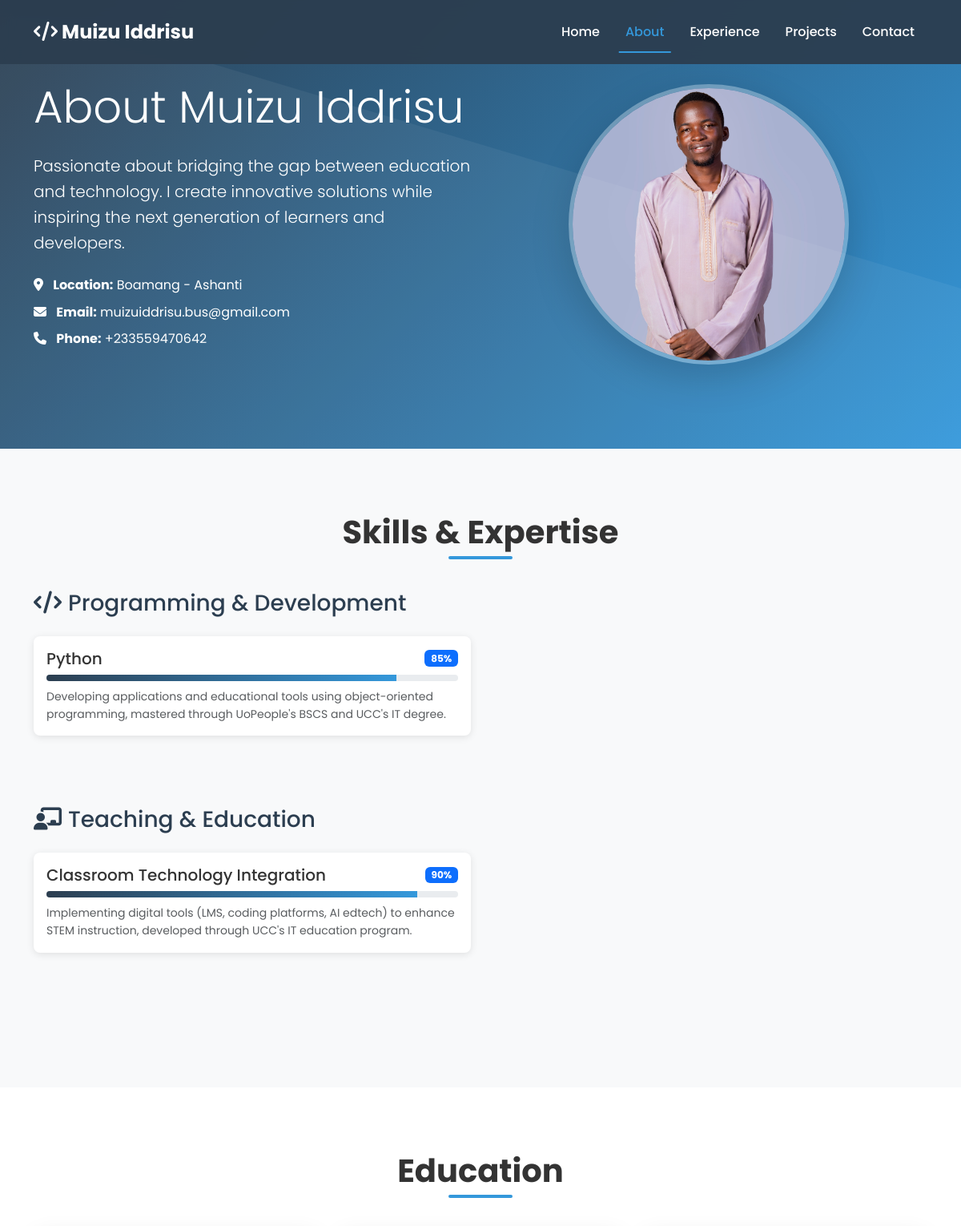
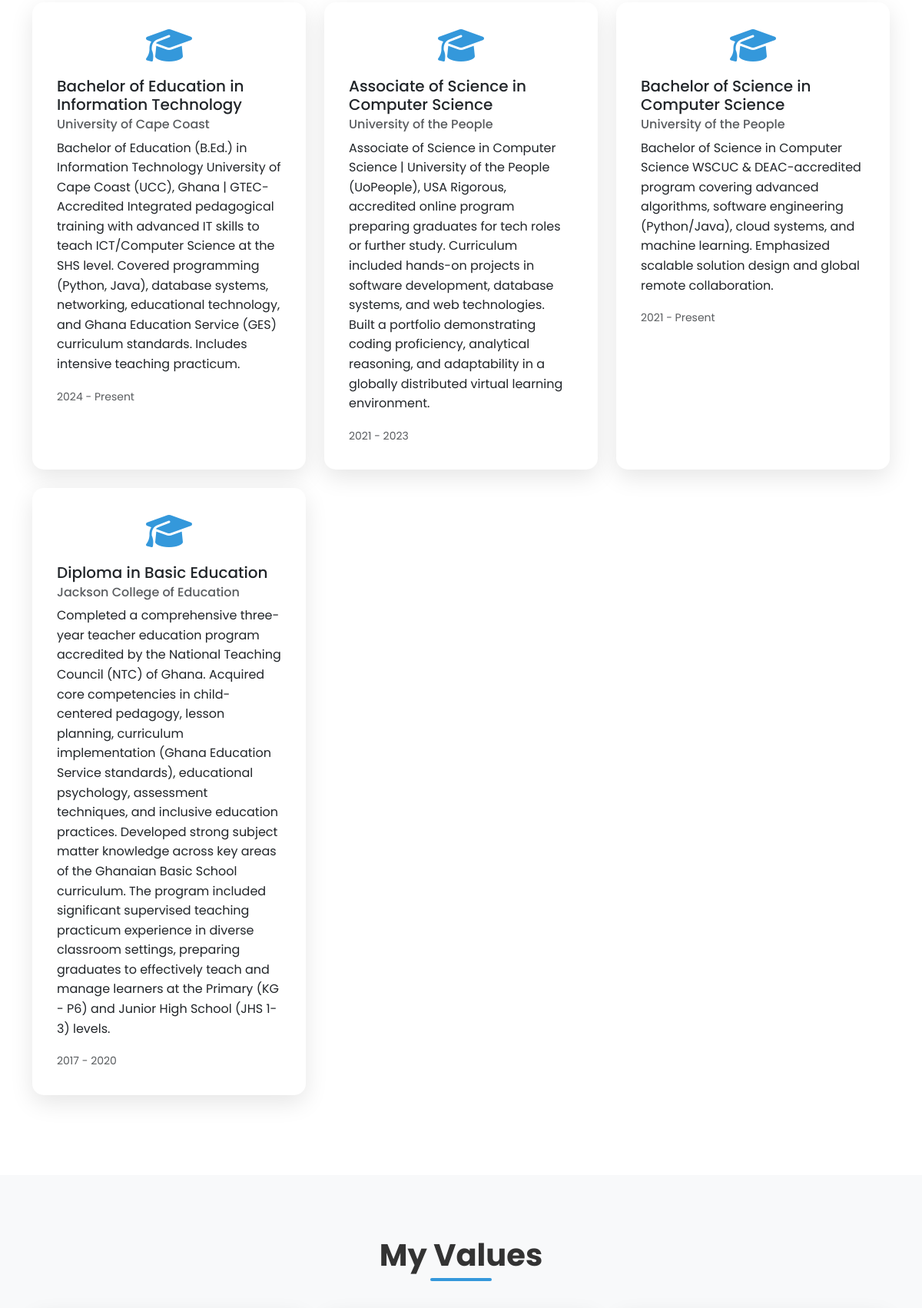
The page /about/ (upper part) on the database its author committed (2 pictures, top to bottom).
### portfolio/models.py (models this page shows, shortened)
class Profile(models.Model):
    name = models.CharField(max_length=100)
    title = models.CharField(max_length=200)
    bio = models.TextField()
    email = models.EmailField()
    phone = models.CharField(max_length=20, blank=True)
    location = models.CharField(max_length=100, blank=True)
    profile_image = models.ImageField(upload_to='profile/', blank=True)
    created_at = models.DateTimeField(default=timezone.now)

class Skill(models.Model):
    SKILL_CATEGORIES = [
        ('programming', 'Programming'),
        ('teaching', 'Teaching'),
        ('academic', 'Academic'),
        ('other', 'Other'),
    ]
    name = models.CharField(max_length=100)
    category = models.CharField(max_length=20, choices=SKILL_CATEGORIES, default='other')
    proficiency = models.IntegerField(default=50, help_text="Proficiency level (0-100)")
    description = models.TextField(blank=True)

class Education(models.Model):
    degree = models.CharField(max_length=200)
    institution = models.CharField(max_length=200)
    field_of_study = models.CharField(max_length=200)
    start_date = models.DateField()
    end_date = models.DateField(blank=True, null=True)
    is_current = models.BooleanField(default=False)
    gpa = models.DecimalField(max_digits=3, decimal_places=2, blank=True, null=True)
    description = models.TextField(blank=True)
    class Meta:
        ordering = ['-start_date']

### portfolio/views.py (the view)
# urls.py: path('about/', views.about, name='about'),
def about(request):
    try:
        profile = Profile.objects.first()
    except Profile.DoesNotExist:
        profile = None
    skills = Skill.objects.all().order_by('category', 'name')
    education = Education.objects.all()
    context = {
        'profile': profile,
        'skills': skills,
        'education': education,
    }
    return render(request, 'portfolio/about.html', context)

### portfolio/templates/portfolio/about.html (shortened to what this page needs)
{% extends 'portfolio/base.html' %}
{% load static %}
{% block content %}
<section class="hero-section" style="background: linear-gradient(135deg, var(--primary-color) 0%, var(--secondary-color) 100%); color: white; padding: 100px 0;">
    <div class="container">
        <div class="row align-items-center">
            <div class="col-lg-6">
                <div class="about-content">
                    <h1 class="display-4 mb-4">About {{ profile.name|default:"Muizu Iddrisu" }}</h1>
                    <p class="lead mb-4">
                        {{ profile.bio|default:"Passionate about bridging the gap between education and technology. I create innovative solutions while inspiring the next generation of learners and developers." }}
                    </p>
                    {% if profile.location %}
                    <p class="mb-2">
                        <i class="fas fa-map-marker-alt me-2"></i>
                        <strong>Location:</strong> {{ profile.location }}
                    </p>
                    {% endif %}
                    {% if profile.email %}
                    <p class="mb-2">
                        <i class="fas fa-envelope me-2"></i>
                        <strong>Email:</strong> {{ profile.email }}
                    </p>
                    {% endif %}
                    {% if profile.phone %}
                    <p class="mb-4">
                        <i class="fas fa-phone me-2"></i>
                        <strong>Phone:</strong> {{ profile.phone }}
                    </p>
                    {% endif %}
                </div>
            </div>
            <div class="col-lg-6">
                <div class="about-image text-center">
                    {% if profile.profile_image %}
                        <img src="{{ profile.profile_image.url }}"
                             alt="{{ profile.name }}"
                             class="img-fluid rounded-circle shadow-lg"
                             style="width: 350px; height: 350px; object-fit: cover; border: 5px solid rgba(255,255,255,0.3);">
                    {% else %}
                        <img src="{% static 'images/student_placeholder.jpg' %}"
                             alt="{{ profile.name|default:'Muizu Iddrisu' }}"
                             class="img-fluid rounded-circle shadow-lg"
                             style="width: 350px; height: 350px; object-fit: cover; border: 5px solid rgba(255,255,255,0.3);">
                    {% endif %}
                </div>
            </div>
        </div>
    </div>
</section>
<section class="section" style="background: var(--light-bg);">
    <div class="container">
        <h2 class="section-title">Skills & Expertise</h2>
        {% regroup skills by category as skills_by_category %}
        {% for category in skills_by_category %}
        <div class="mb-5">
            <h3 class="mb-4" style="color: var(--primary-color); text-transform: capitalize;">
                {% if category.grouper == 'programming' %}
                    <i class="fas fa-code me-2"></i>Programming & Development
                {% elif category.grouper == 'teaching' %}
                    <i class="fas fa-chalkboard-teacher me-2"></i>Teaching & Education
                {% elif category.grouper == 'academic' %}
                    <i class="fas fa-graduation-cap me-2"></i>Academic & Research
                {% else %}
                    <i class="fas fa-tools me-2"></i>Other Skills
                {% endif %}
            </h3>
            <div class="row">
                {% for skill in category.list %}
                <div class="col-lg-6 col-md-12 mb-3">
                    <div class="skill-item">
                        <div class="d-flex justify-content-between align-items-center mb-2">
                            <h5 class="mb-0">{{ skill.name }}</h5>
                            <span class="badge bg-primary">{{ skill.proficiency }}%</span>
                        </div>
                        <div class="progress mb-2" style="height: 8px;">
                            <div class="progress-bar"
                                 role="progressbar"
                                 style="width: {{ skill.proficiency }}%; background: linear-gradient(90deg, var(--primary-color), var(--secondary-color));"
                                 aria-valuenow="{{ skill.proficiency }}"
                                 aria-valuemin="0"
                                 aria-valuemax="100">
                            </div>
                        </div>
                        {% if skill.description %}
                        <p class="text-muted small mb-0">{{ skill.description }}</p>
                        {% endif %}
                    </div>
                </div>
                {% endfor %}
            </div>
        </div>
        {% endfor %}
    </div>
</section>
{% if education %}
<section class="section">
    <div class="container">
        <h2 class="section-title">Education</h2>
        <div class="row">
            {% for edu in education %}
            <div class="col-lg-4 col-md-6 mb-4">
                <div class="card card-custom h-100">
                    <div class="card-body">
                        <div class="education-icon mb-3 text-center">
                            <i class="fas fa-graduation-cap fa-3x" style="color: var(--secondary-color);"></i>
                        </div>
                        <h5 class="card-title">{{ edu.degree }}</h5>
                        <h6 class="card-subtitle mb-2 text-muted">{{ edu.institution }}</h6>
                        {% if edu.description %}
                        <p class="card-text">{{ edu.description }}</p>
                        {% endif %}
                        <small class="text-muted">
                            {{ edu.start_date|date:"Y" }} -
                            {% if edu.end_date %}{{ edu.end_date|date:"Y" }}{% else %}Present{% endif %}
                        </small>
                    </div>
                </div>
            </div>
            {% endfor %}
        </div>
    </div>
</section>
{% endif %}
<section class="section" style="background: var(--light-bg);">
    <div class="container">
        <h2 class="section-title">My Values</h2>
    </div>
</section>
{% endblock %}

### portfolio/templates/portfolio/base.html (style rules this page uses)
:root { --primary-color: #2c3e50; --secondary-color: #3498db; --accent-color: #e74c3c; --text-color: #333; --light-bg: #f8f9fa; --dark-bg: #2c3e50; }
* { margin: 0; padding: 0; box-sizing: border-box; }
body { font-family: 'Poppins', sans-serif; line-height: 1.6; color: var(--text-color); overflow-x: hidden; }
.hero-section { background: linear-gradient(135deg, var(--primary-color) 0%, var(--secondary-color) 100%); color: white; padding: 100px 0; position: relative; overflow: hidden; }
.hero-section::before { content: ''; position: absolute; top: 0; left: 0; right: 0; bottom: 0; background-size: cover; }
.card-custom { border: none; border-radius: 15px; box-shadow: 0 10px 30px rgba(0,0,0,0.1); transition: all 0.3s ease; overflow: hidden; }
.card-custom .card-body { padding: 2rem; }
.section { padding: 80px 0; }
.section-title { font-size: 2.5rem; font-weight: 700; text-align: center; margin-bottom: 3rem; position: relative; }
.section-title::after { content: ''; position: absolute; bottom: -10px; left: 50%; transform: translateX(-50%); width: 80px; height: 4px; background: var(--secondary-color); border-radius: 2px; }
.skill-item { margin-bottom: 1.5rem; }

### portfolio/templates/portfolio/about.html (style rules this page uses)
.skill-item { padding: 1rem; background: white; border-radius: 8px; box-shadow: 0 2px 10px rgba(0,0,0,0.1); }
.progress { background-color: #e9ecef; }
.education-icon { margin-bottom: 1rem; }

### rows shown on the page
Profile: name "Muizu Iddrisu", bio "Passionate about bridging the gap between education and technology. I create innovative solutions while inspiring the next generation of learners and developers.", location "Boamang - Ashanti", email "muizuiddrisu.bus@gmail.com", phone "+233559470642", profile_image (picture)
Skill: category "programming" (drawn), name "Python", proficiency "85", description "Developing applications and educational tools using object-oriented programming, mastered through UoPeople's BSCS and UCC's IT degree."
Skill: category "teaching" (drawn), name "Classroom Technology Integration", proficiency "90", description "Implementing digital tools (LMS, coding platforms, AI edtech) to enhance STEM instruction, developed through UCC's IT education program."
Education: degree "Bachelor of Education in Information Technology", institution "University of Cape Coast", description "Bachelor of Education (B.Ed.) in Information Technology University of Cape Coast (UCC), Ghana | GTEC-Accredited Integrated pedagogical training with advanced IT skills to teach ICT/Computer Science at the SHS level. Covered programming (Python, Java), database systems, networking, educational technology, and Ghana Education Service (GES) curriculum standards. Includes intensive teaching practicum.", start_date "2024", shows "Present"
Education: degree "Associate of Science in Computer Science", institution "University of the People", description "Associate of Science in Computer Science | University of the People (UoPeople), USA Rigorous, accredited online program preparing graduates for tech roles or further study. Curriculum included hands-on projects in software development, database systems, and web technologies. Built a portfolio demonstrating coding proficiency, analytical reasoning, and adaptability in a globally distributed virtual learning environment.", start_date "2021", end_date "2023"
Education: degree "Bachelor of Science in Computer Science", institution "University of the People", description "Bachelor of Science in Computer Science WSCUC & DEAC-accredited program covering advanced algorithms, software engineering (Python/Java), cloud systems, and machine learning. Emphasized scalable solution design and global remote collaboration.", start_date "2021", shows "Present"
Education: degree "Diploma in Basic Education", institution "Jackson College of Education", description "Completed a comprehensive three-year teacher education program accredited by the National Teaching Council (NTC) of Ghana. Acquired core competencies in child-centered pedagogy, lesson planning, curriculum implementation (Ghana Education Service standards), educational psychology, assessment techniques, and inclusive education practices. Developed strong subject matter knowledge across key areas of the Ghanaian Basic School curriculum. The program included significant supervised teaching practicum experience in diverse classroom settings, preparing graduates to effectively teach and manage learners at the Primary (KG - P6) and Junior High School (JHS 1-3) levels.", start_date "2017", end_date "2020"
